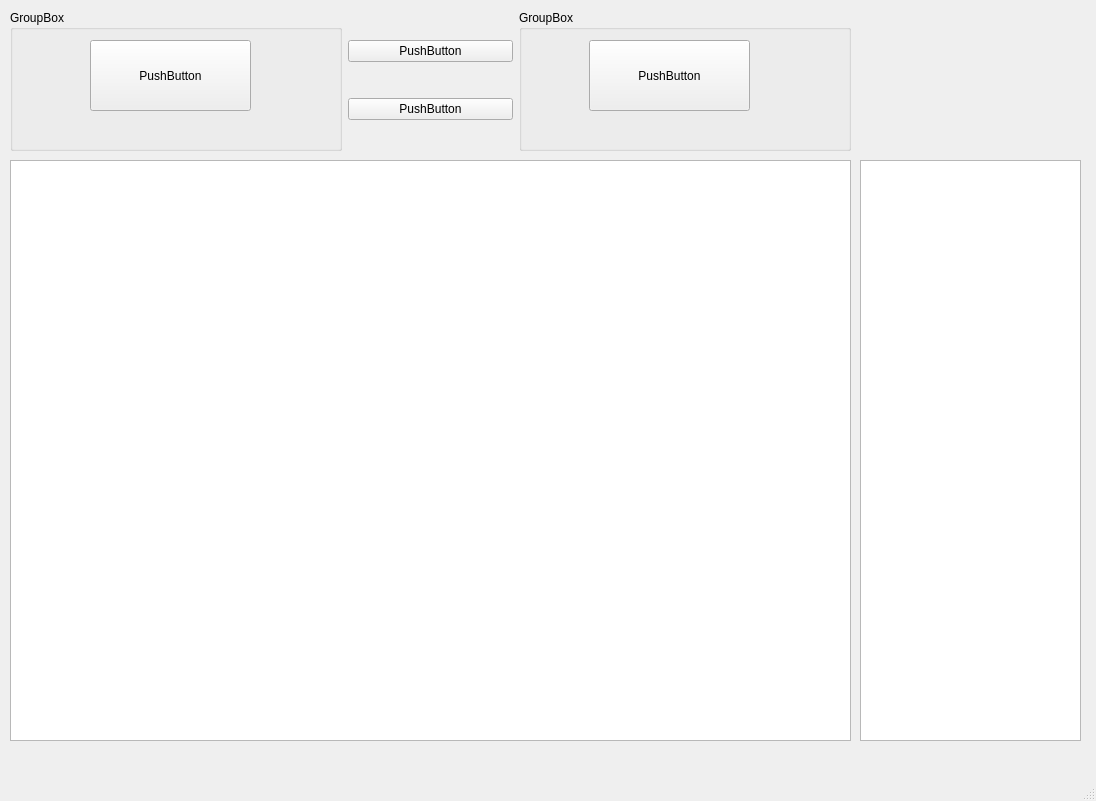
<?xml version="1.0" encoding="UTF-8"?>
<ui version="4.0">
 <class>MainWindow</class>
 <widget class="QMainWindow" name="MainWindow">
  <property name="geometry">
   <rect>
    <x>0</x>
    <y>0</y>
    <width>1096</width>
    <height>801</height>
   </rect>
  </property>
  <property name="windowTitle">
   <string>MainWindow</string>
  </property>
  <widget class="QWidget" name="centralwidget">
   <widget class="QTableWidget" name="tableWidget">
    <property name="geometry">
     <rect>
      <x>10</x>
      <y>160</y>
      <width>841</width>
      <height>581</height>
     </rect>
    </property>
   </widget>
   <widget class="QTextBrowser" name="textBrowser">
    <property name="geometry">
     <rect>
      <x>860</x>
      <y>160</y>
      <width>221</width>
      <height>581</height>
     </rect>
    </property>
   </widget>
   <widget class="QWidget" name="">
    <property name="geometry">
     <rect>
      <x>10</x>
      <y>10</y>
      <width>841</width>
      <height>141</height>
     </rect>
    </property>
    <layout class="QHBoxLayout" name="horizontalLayout" stretch="2,1,2">
     <item>
      <widget class="QGroupBox" name="groupBox">
       <property name="title">
        <string>GroupBox</string>
       </property>
       <widget class="QPushButton" name="pushButton">
        <property name="geometry">
         <rect>
          <x>80</x>
          <y>30</y>
          <width>161</width>
          <height>71</height>
         </rect>
        </property>
        <property name="text">
         <string>PushButton</string>
        </property>
       </widget>
      </widget>
     </item>
     <item>
      <layout class="QVBoxLayout" name="verticalLayout">
       <item>
        <widget class="QPushButton" name="pushButton_4">
         <property name="text">
          <string>PushButton</string>
         </property>
        </widget>
       </item>
       <item>
        <widget class="QPushButton" name="pushButton_5">
         <property name="text">
          <string>PushButton</string>
         </property>
        </widget>
       </item>
      </layout>
     </item>
     <item>
      <widget class="QGroupBox" name="groupBox_2">
       <property name="title">
        <string>GroupBox</string>
       </property>
       <widget class="QPushButton" name="pushButton_3">
        <property name="geometry">
         <rect>
          <x>70</x>
          <y>30</y>
          <width>161</width>
          <height>71</height>
         </rect>
        </property>
        <property name="text">
         <string>PushButton</string>
        </property>
       </widget>
      </widget>
     </item>
    </layout>
   </widget>
  </widget>
  <widget class="QMenuBar" name="menubar">
   <property name="geometry">
    <rect>
     <x>0</x>
     <y>0</y>
     <width>1096</width>
     <height>23</height>
    </rect>
   </property>
  </widget>
  <widget class="QStatusBar" name="statusbar"/>
 </widget>
 <resources/>
 <connections/>
</ui>
